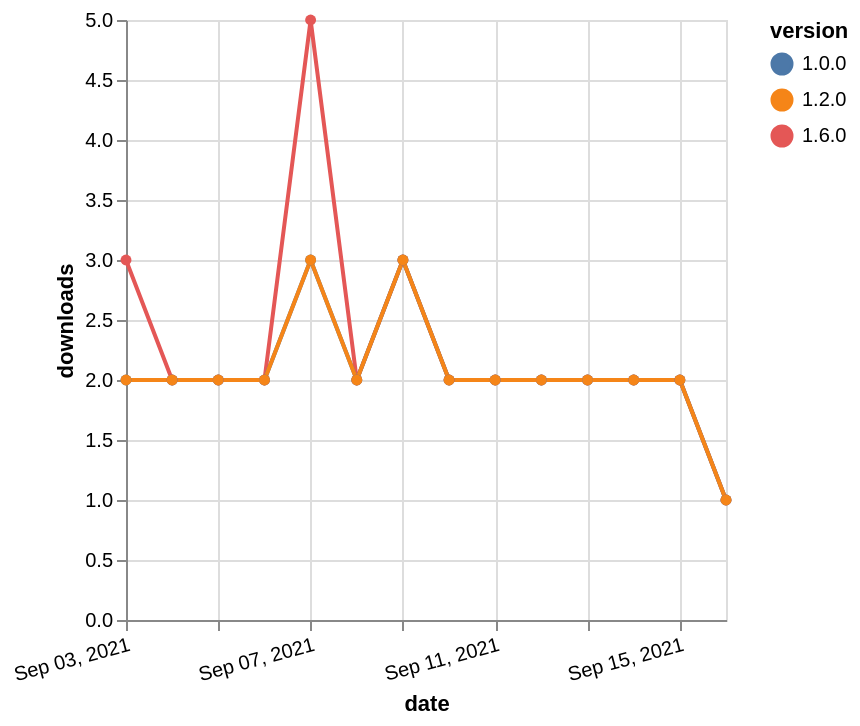

Vega-Lite specification stored for this chart:
### Vega-Lite specification from a JSON file in a GitHub repository (floating-point values rounded to 4 significant figures)
{"$schema": "https://vega.github.io/schema/vega-lite/v5.json", "description": "A simple bar chart with embedded data.", "data": {"values": [{"date": "2021-09-03", "total": 228, "delta": 3, "version": "1.6.0"}, {"date": "2021-09-04", "total": 230, "delta": 2, "version": "1.6.0"}, {"date": "2021-09-05", "total": 232, "delta": 2, "version": "1.6.0"}, {"date": "2021-09-06", "total": 234, "delta": 2, "version": "1.6.0"}, {"date": "2021-09-07", "total": 239, "delta": 5, "version": "1.6.0"}, {"date": "2021-09-08", "total": 241, "delta": 2, "version": "1.6.0"}, {"date": "2021-09-09", "total": 244, "delta": 3, "version": "1.6.0"}, {"date": "2021-09-10", "total": 246, "delta": 2, "version": "1.6.0"}, {"date": "2021-09-11", "total": 248, "delta": 2, "version": "1.6.0"}, {"date": "2021-09-12", "total": 250, "delta": 2, "version": "1.6.0"}, {"date": "2021-09-13", "total": 252, "delta": 2, "version": "1.6.0"}, {"date": "2021-09-14", "total": 254, "delta": 2, "version": "1.6.0"}, {"date": "2021-09-15", "total": 256, "delta": 2, "version": "1.6.0"}, {"date": "2021-09-16", "total": 257, "delta": 1, "version": "1.6.0"}, {"date": "2021-09-03", "total": 1482, "delta": 2, "version": "1.0.0"}, {"date": "2021-09-04", "total": 1484, "delta": 2, "version": "1.0.0"}, {"date": "2021-09-05", "total": 1486, "delta": 2, "version": "1.0.0"}, {"date": "2021-09-06", "total": 1488, "delta": 2, "version": "1.0.0"}, {"date": "2021-09-07", "total": 1491, "delta": 3, "version": "1.0.0"}, {"date": "2021-09-08", "total": 1493, "delta": 2, "version": "1.0.0"}, {"date": "2021-09-09", "total": 1496, "delta": 3, "version": "1.0.0"}, {"date": "2021-09-10", "total": 1498, "delta": 2, "version": "1.0.0"}, {"date": "2021-09-11", "total": 1500, "delta": 2, "version": "1.0.0"}, {"date": "2021-09-12", "total": 1502, "delta": 2, "version": "1.0.0"}, {"date": "2021-09-13", "total": 1504, "delta": 2, "version": "1.0.0"}, {"date": "2021-09-14", "total": 1506, "delta": 2, "version": "1.0.0"}, {"date": "2021-09-15", "total": 1508, "delta": 2, "version": "1.0.0"}, {"date": "2021-09-16", "total": 1509, "delta": 1, "version": "1.0.0"}, {"date": "2021-09-03", "total": 1015, "delta": 2, "version": "1.2.0"}, {"date": "2021-09-04", "total": 1017, "delta": 2, "version": "1.2.0"}, {"date": "2021-09-05", "total": 1019, "delta": 2, "version": "1.2.0"}, {"date": "2021-09-06", "total": 1021, "delta": 2, "version": "1.2.0"}, {"date": "2021-09-07", "total": 1024, "delta": 3, "version": "1.2.0"}, {"date": "2021-09-08", "total": 1026, "delta": 2, "version": "1.2.0"}, {"date": "2021-09-09", "total": 1029, "delta": 3, "version": "1.2.0"}, {"date": "2021-09-10", "total": 1031, "delta": 2, "version": "1.2.0"}, {"date": "2021-09-11", "total": 1033, "delta": 2, "version": "1.2.0"}, {"date": "2021-09-12", "total": 1035, "delta": 2, "version": "1.2.0"}, {"date": "2021-09-13", "total": 1037, "delta": 2, "version": "1.2.0"}, {"date": "2021-09-14", "total": 1039, "delta": 2, "version": "1.2.0"}, {"date": "2021-09-15", "total": 1041, "delta": 2, "version": "1.2.0"}, {"date": "2021-09-16", "total": 1042, "delta": 1, "version": "1.2.0"}]}, "width": "container", "mark": {"type": "line", "point": {"filled": true}}, "encoding": {"x": {"field": "date", "type": "temporal", "timeUnit": "yearmonthdate", "title": "date", "axis": {"labelAngle": -15}}, "y": {"field": "delta", "type": "quantitative", "title": "downloads"}, "color": {"field": "version", "type": "nominal"}, "tooltip": {"field": "delta"}}}
